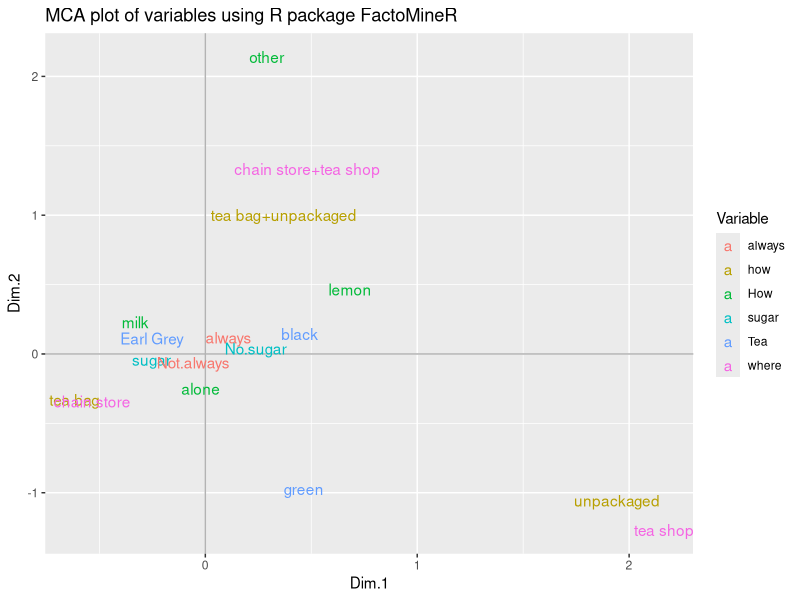
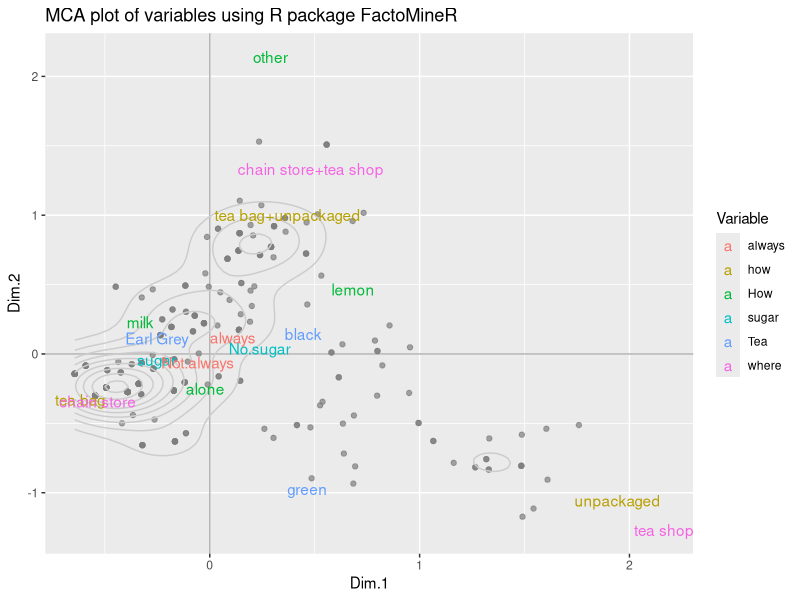
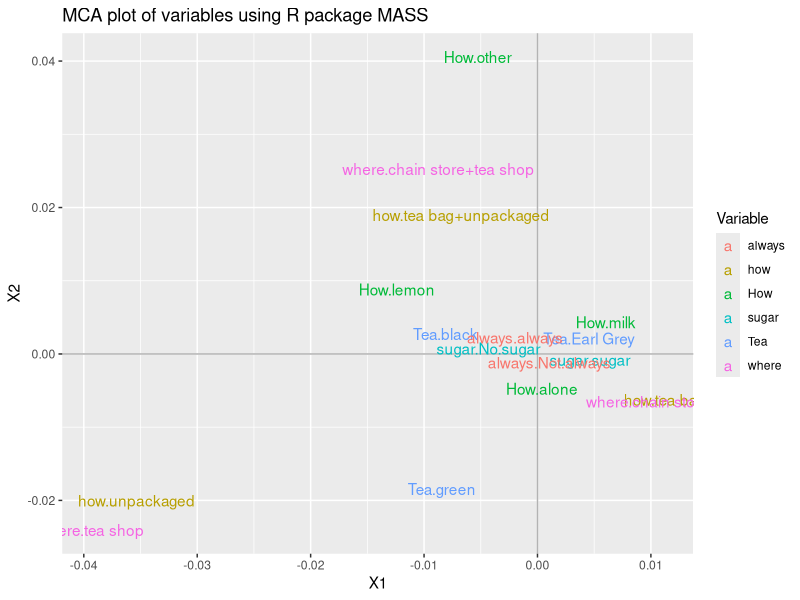
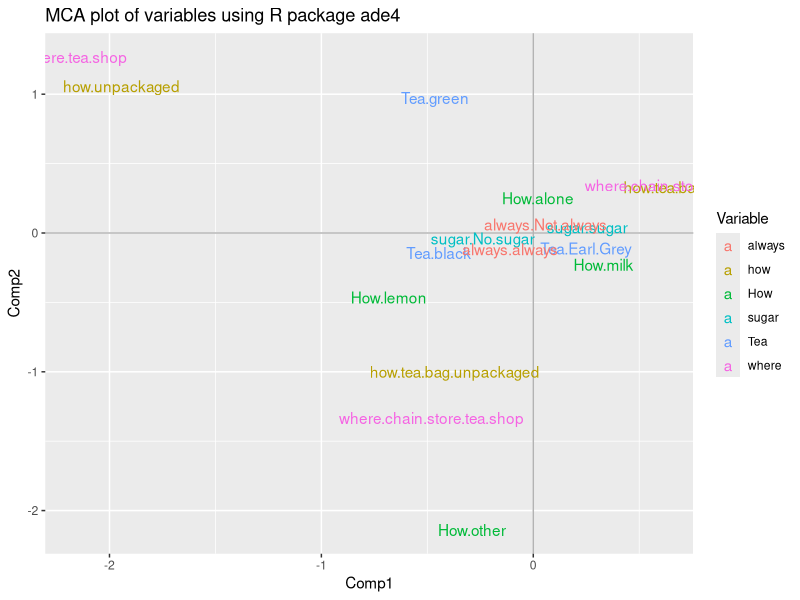
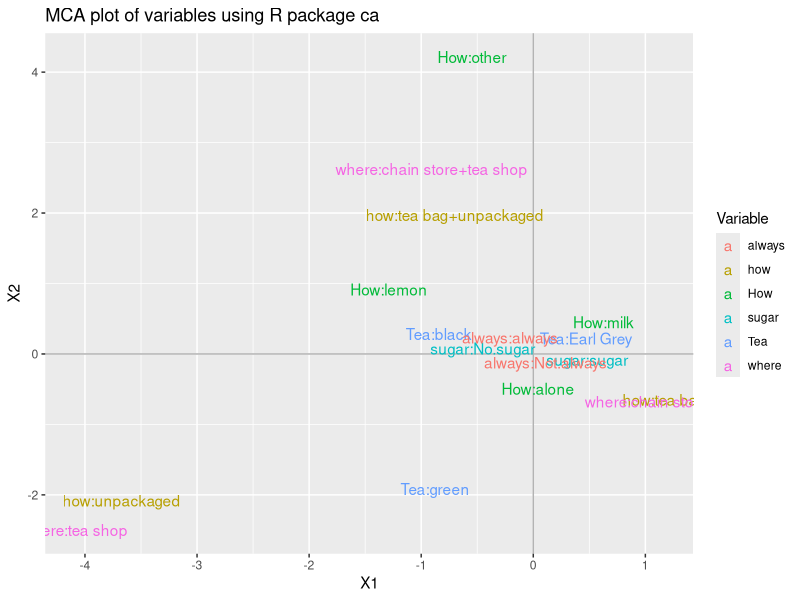

Source code (R) for these figures, in order:
## ---- chunk 1
library(FactoMineR)
library(ggplot2)

data(tea)
newtea = tea[, c("Tea", "How", "how", "sugar", "where", "always")]
head(newtea, 3)

cats = apply(newtea, 2, function(x) nlevels(as.factor(x)))
mca1 = MCA(newtea, graph = FALSE)
mca1_vars_df = data.frame(mca1$var$coord, Variable = rep(names(cats), cats))
mca1_obs_df = data.frame(mca1$ind$coord)
ggplot(data=mca1_vars_df, aes(x = Dim.1, y = Dim.2, label = rownames(mca1_vars_df))) +
 geom_hline(yintercept = 0, colour = "gray70") +
 geom_vline(xintercept = 0, colour = "gray70") +
 geom_text(aes(colour=Variable)) +
 ggtitle("MCA plot of variables using R package FactoMineR")
ggplot(data = mca1_obs_df, aes(x = Dim.1, y = Dim.2)) +
  geom_hline(yintercept = 0, colour = "gray70") +
  geom_vline(xintercept = 0, colour = "gray70") +
  geom_point(colour = "gray50", alpha = 0.7) +
  geom_density2d(colour = "gray80") +
  geom_text(data = mca1_vars_df, aes(x = Dim.1, y = Dim.2, 
                label = rownames(mca1_vars_df), colour = Variable)) +
  ggtitle("MCA plot of variables using R package FactoMineR") +
  scale_colour_discrete(name = "Variable")

## ---- chunk 2
library(MASS)
mca2 = mca(newtea, nf = 5)
mca2$d^2

mca2_vars_df = data.frame(mca2$cs, Variable = rep(names(cats), cats))
ggplot(data = mca2_vars_df, 
       aes(x = X1, y = X2, label = rownames(mca2_vars_df))) +
  geom_hline(yintercept = 0, colour = "gray70") +
  geom_vline(xintercept = 0, colour = "gray70") +
  geom_text(aes(colour = Variable)) +
  ggtitle("MCA plot of variables using R package MASS")
## ---- chunk 3
library(ade4)
mca3 = dudi.acm(newtea, scannf = FALSE, nf = 5)
mca3$eig
mca3_vars_df = data.frame(mca3$co, Variable = rep(names(cats), cats))
ggplot(data = mca3_vars_df, 
       aes(x = Comp1, y = Comp2, label = rownames(mca3_vars_df))) +
  geom_hline(yintercept = 0, colour = "gray70") +
  geom_vline(xintercept = 0, colour = "gray70") +
  geom_text(aes(colour = Variable)) +
  ggtitle("MCA plot of variables using R package ade4")
## ---- chunk 4
library(ca)
mca4 = mjca(newtea, lambda = "indicator", nd = 5)
mca4$sv^2
mca4_vars_df = data.frame(mca4$colcoord, Variable = rep(names(cats), cats))
rownames(mca4_vars_df) = mca4$levelnames
ggplot(data = mca4_vars_df, 
       aes(x = X1, y = X2, label = rownames(mca4_vars_df))) +
  geom_hline(yintercept = 0, colour = "gray70") +
  geom_vline(xintercept = 0, colour = "gray70") +
  geom_text(aes(colour = Variable)) +
  ggtitle("MCA plot of variables using R package ca")
